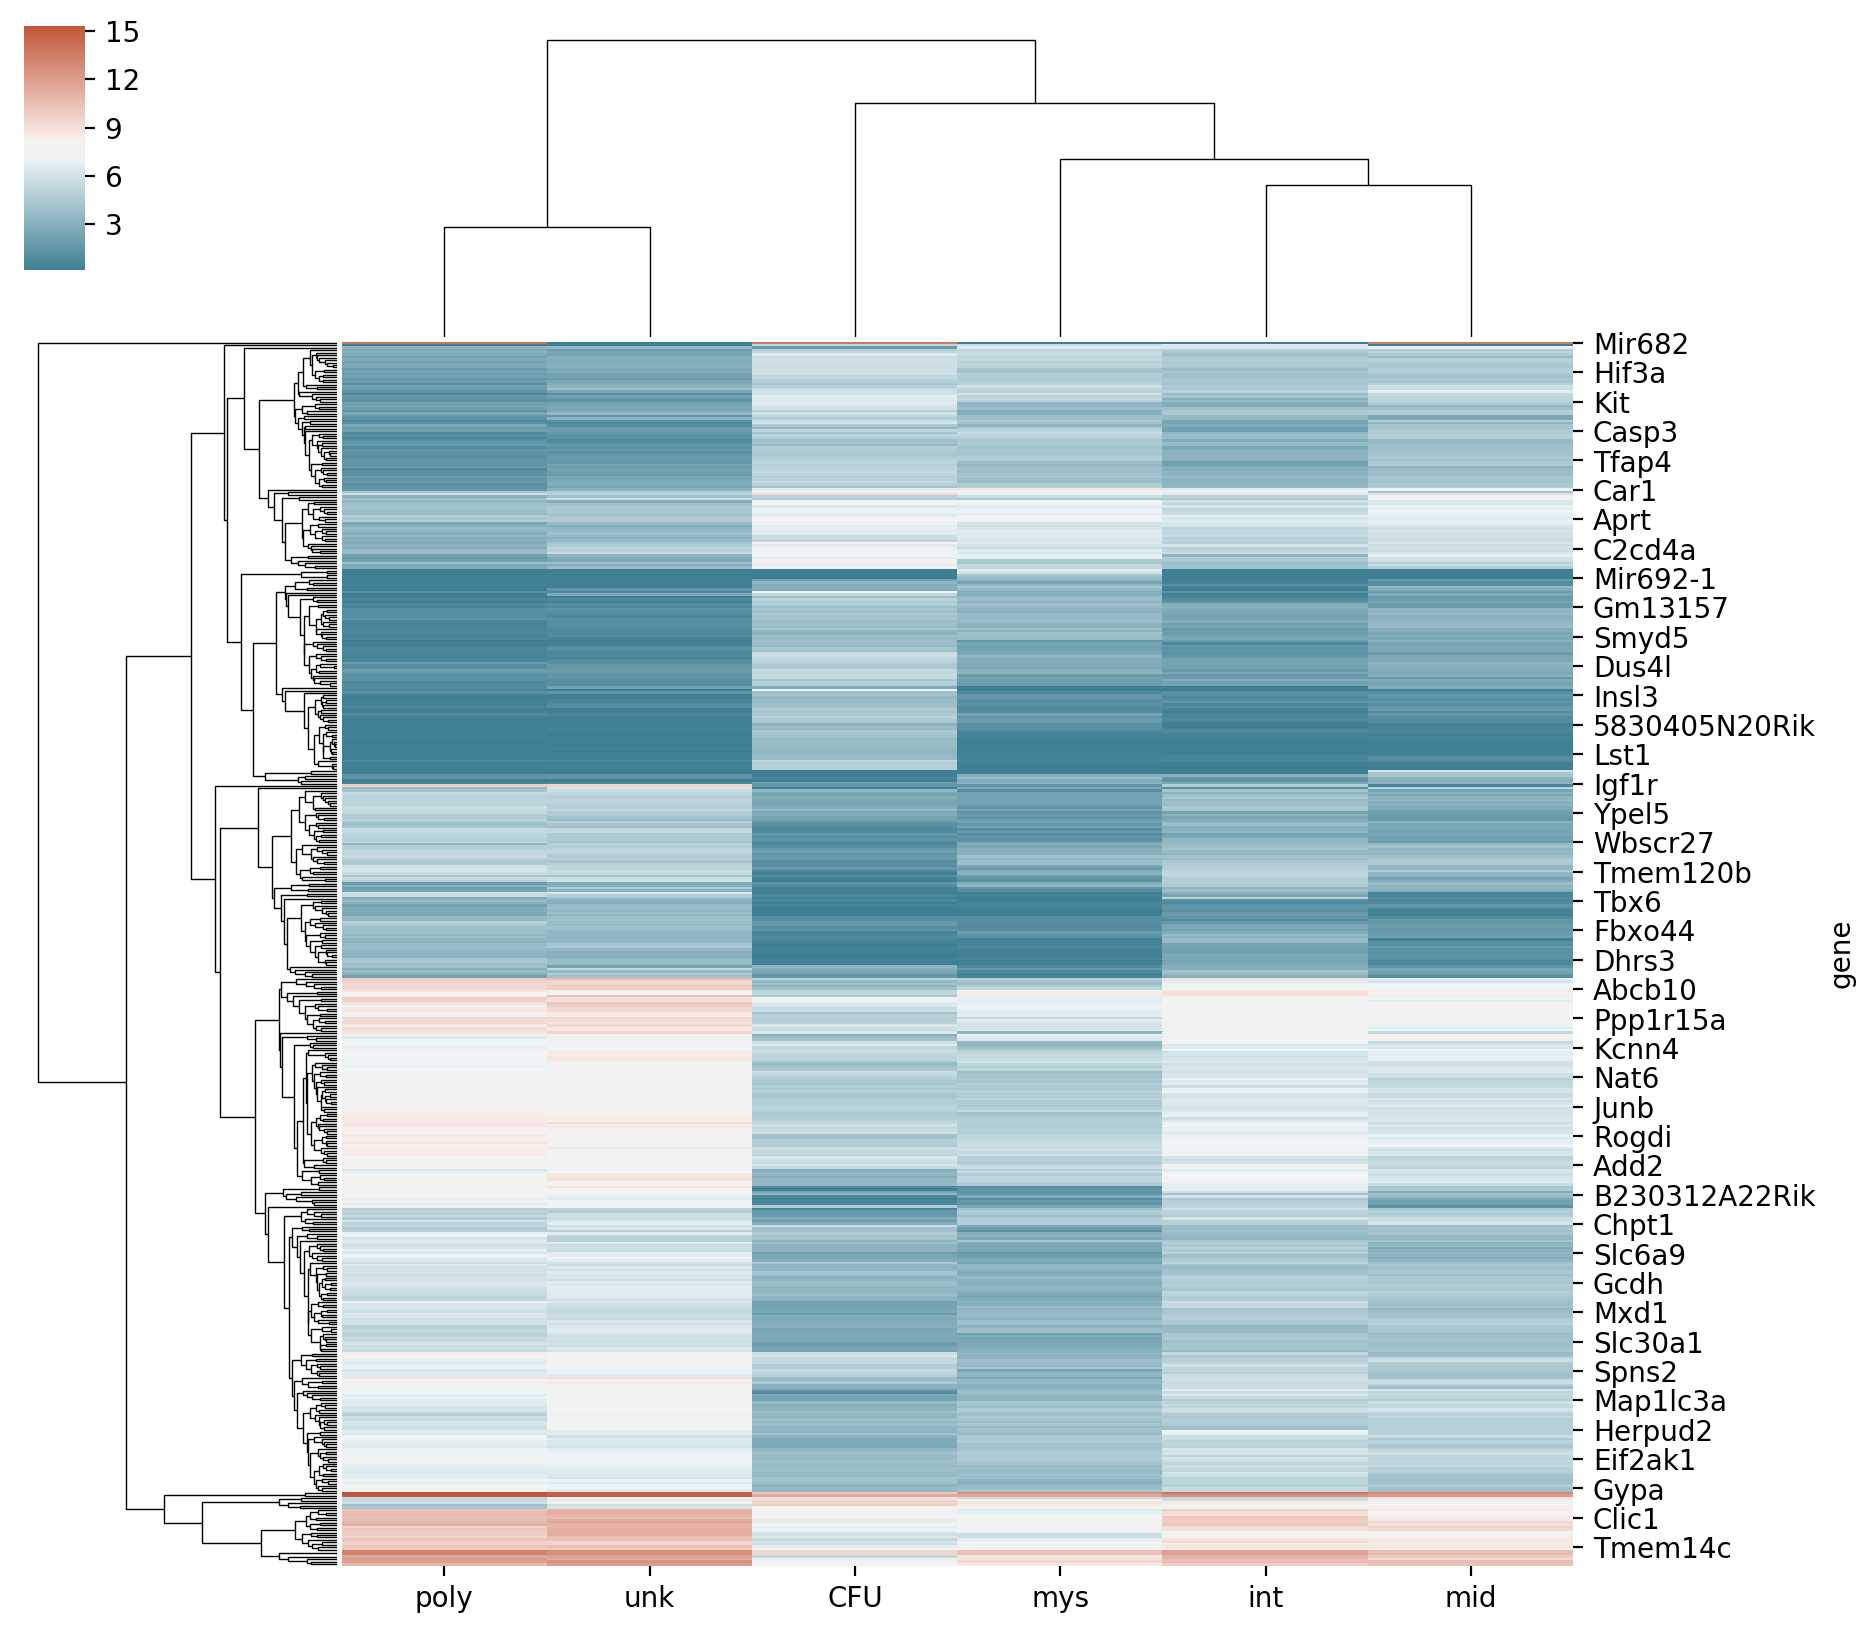

Write Python code to recreate this figure.
#!/usr/bin/env python3

"""
Usage: make plots from data

./heatmap.py <input_file>
"""

import sys
import numpy as np
import matplotlib.pyplot as plt
from scipy.spatial.distance import pdist
from scipy.cluster.hierarchy import ward, dendrogram, linkage, leaves_list
import seaborn as sns
import pandas as pd

# data = []
#
# for line in open(sys.argv[1]):
#     fields = line.rstrip("\r\n").split()
#     poly = fields[2]
#     cfu = fields[1]
#
#     data.append([cfu, poly])
#print(data)




d = pd.read_csv('hema_data.txt', sep="\t", index_col='gene')
df = pd.DataFrame(data=d)
# df_array = np.array(df)
# data.columns = ["CFU", "poly", "unk", "int", "mys", ""]
# print(df["CFU"])
# print(df.iloc[[0]])
cmap = sns.diverging_palette(220, 20, sep=20, as_cmap=True)

ax = sns.clustermap(df, cmap=cmap)
plt.show()
ax.savefig("heatmap.png")
plt.close(ax)